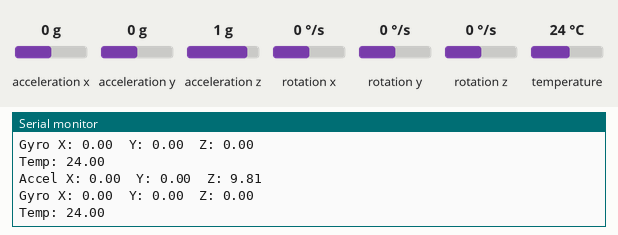
Simulated run of this sketch. Board: ESP32. On the bench: the last lines printed to the serial monitor. The inputs (shaded band) are chosen by the test bench; at power-on: acceleration x 0 g, acceleration y 0 g, acceleration z 1 g, rotation x 0 °/s, rotation y 0 °/s, rotation z 0 °/s, temperature 24 °C.

Above: at 1.3 s.
1.4 s: acceleration x set to -1.4 g
At 1.9 s:
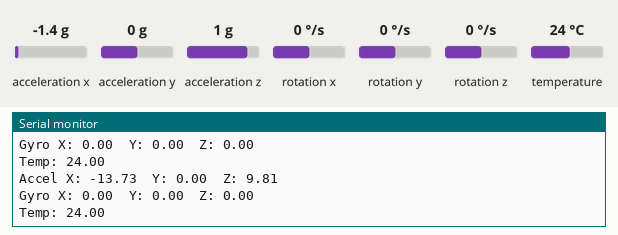
2.9 s: acceleration y set to -1.4 g
At 3.4 s:
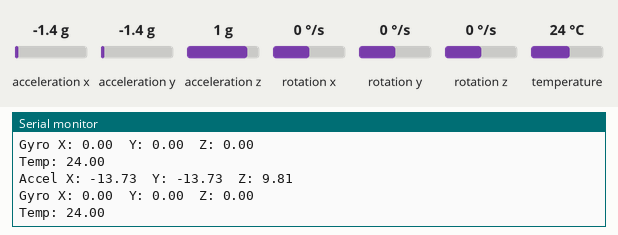
4.4 s: acceleration z set to -1.4 g
At 4.9 s:
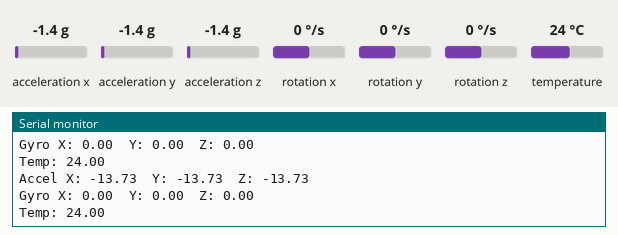
5.9 s: rotation x set to -192 °/s
At 6.5 s:
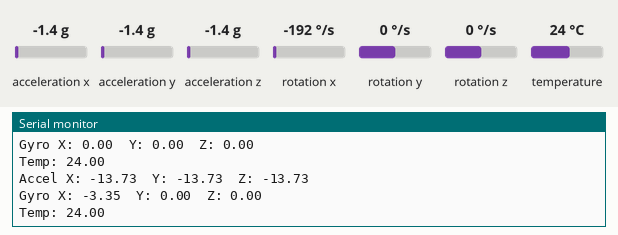
7.4 s: rotation y set to -192 °/s
At 8.0 s:
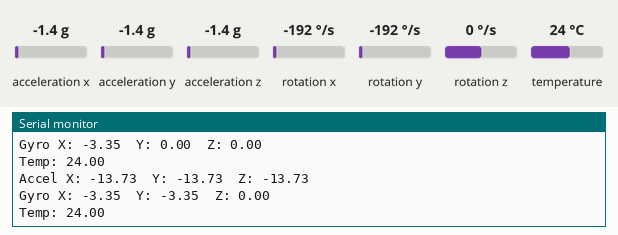

The sketch:

code.ino
```cpp
#include <Wire.h>                 // Library for I2C communication
#include <Adafruit_MPU6050.h>     // Library for MPU6050 sensor
#include <Adafruit_Sensor.h>      // Adafruit unified sensor library

Adafruit_MPU6050 mpu;             // Creates an MPU6050 object named mpu

void setup() {                    // Runs once when the ESP32 starts

  Serial.begin(115200);           // Starts serial communication at 115200 baud rate

  if (!mpu.begin()) {             // Attempts to initialize the MPU6050 sensor

    Serial.println("MPU6050 not found!");
    // Prints an error message if the sensor is not detected

    while (1) delay(10);
    // Stops the program here and keeps checking every 10 ms
  }

  Serial.println("MPU6050 initialized");
  // Prints a success message if initialization is successful
}

void loop() {                     // Runs repeatedly after setup()

  sensors_event_t a, g, temp;
  // Creates three structures to store:
  // a = acceleration data
  // g = gyroscope data
  // temp = temperature data

  mpu.getEvent(&a, &g, &temp);
  // Reads the latest sensor values and stores them in the structures

  Serial.print("Accel X: ");
  // Prints label for X-axis acceleration

  Serial.print(a.acceleration.x);
  // Prints acceleration along X-axis (m/s²)

  Serial.print("  Y: ");
  // Prints label for Y-axis acceleration

  Serial.print(a.acceleration.y);
  // Prints acceleration along Y-axis (m/s²)

  Serial.print("  Z: ");
  // Prints label for Z-axis acceleration

  Serial.println(a.acceleration.z);
  // Prints acceleration along Z-axis (m/s²) and moves to next line

  Serial.print("Gyro X: ");
  // Prints label for X-axis angular velocity

  Serial.print(g.gyro.x);
  // Prints angular velocity along X-axis (rad/s)

  Serial.print("  Y: ");
  // Prints label for Y-axis angular velocity

  Serial.print(g.gyro.y);
  // Prints angular velocity along Y-axis (rad/s)

  Serial.print("  Z: ");
  // Prints label for Z-axis angular velocity

  Serial.println(g.gyro.z);
  // Prints angular velocity along Z-axis (rad/s) and moves to next line

  Serial.print("Temp: ");
  // Prints temperature label

  Serial.println(temp.temperature);
  // Prints temperature value in degrees Celsius

  delay(500);
  // Waits 500 milliseconds before taking the next reading
}
```

Measured:
- after the input at 1.4 s, the serial monitor: prints a new line after 0.11 s (image 1)
- after the input at 2.9 s, the serial monitor: prints a new line after 0.12 s (image 2)
- after the input at 4.4 s, the serial monitor: prints a new line after 0.13 s (image 3)
- after the input at 5.9 s, the serial monitor: prints a new line after 0.15 s (image 4)
- after the input at 7.4 s, the serial monitor: prints a new line after 0.16 s (image 5)
